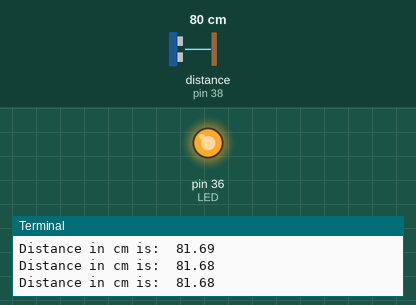
A program run on a simulated Raspberry Pi (header pin numbers). Parts: output pins drawn as LEDs (lit = HIGH), the last lines printed to the terminal. The test bench sets the inputs (shaded band); at power-on: distance to the obstacle (sensor on pin 38) 80 cm. The echo pulse lasts 58.3 µs per cm; the clock reads 2024-03-15 10:24:30 at power-on unless the program sets it; pins used as bus, display or sensor lines are not drawn.

Above: at 1.2 s.
1.3 s: distance to the obstacle (sensor on pin 38) set to 16 cm
2.8 s: distance to the obstacle (sensor on pin 38) set to 13 cm
At 3.5 s:
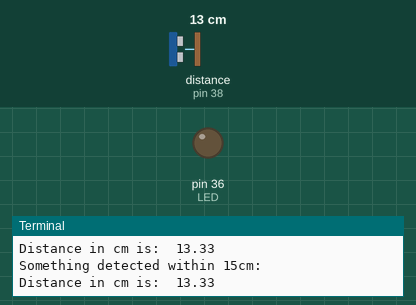
5.1 s: distance to the obstacle (sensor on pin 38) set to 18 cm
At 6.8 s:
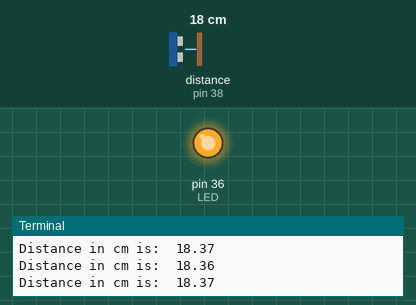
7.1 s: distance to the obstacle (sensor on pin 38) set to 2 cm
At 8.8 s:
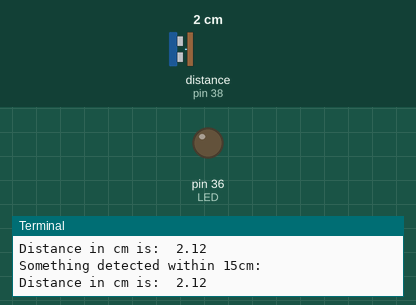
Timing chart, 0 to 10.1 s (numbered marks = the images above; inputs shaded):
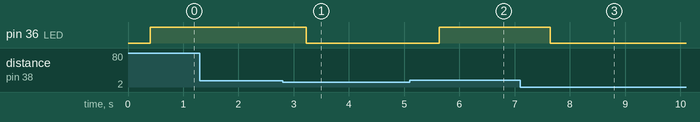

The program:

ultrasonic.py
```python
#Import nessesary files
import RPi.GPIO as GPIO
import time
GPIO.setwarnings(False)

#GPIO is set to board numbering mode
GPIO.setmode(GPIO.BOARD)

trigpin=40
echopin=38
LED=36

#Set the GPIO pins as input and/or output as per requirement
GPIO.setup(trigpin,GPIO.OUT)
GPIO.setup(echopin,GPIO.IN)
GPIO.setup(LED,GPIO.OUT)

try:
    while True:

        #Set the triggerpin for 10 microseconds
        GPIO.output(trigpin,0)
        time.sleep(0.2)
        GPIO.output(trigpin,1)
        time.sleep(10E-6)
        GPIO.output(trigpin,0)

        #Measure the travel_time from echopin
        while GPIO.input(echopin)==0:
            starttime=time.time()
            pass

        while GPIO.input(echopin)==1:
            endtime=time.time()
            pass

        t_time=endtime-starttime

        #Calculate the distance from the measured time.
        distance=t_time*17510
        distance=round(distance,2)
        print("Distance in cm is: ",distance)
        time.sleep(0.2)

        #Glow LED for any condition depending on the distance.
        if distance<15:
            GPIO.output(LED,0)
            print("Something detected within 15cm: ")
        else:
            GPIO.output(LED,1)


except KeyboardInterrupt:
    GPIO.cleanup()
    print('DONE')
```

Measured:
- the behaviour switches between 15 and 14 cm on distance to the obstacle (sensor on pin 38) (found by bisection; images 0 and 1)
- after the input at 2.8 s, pin 36 (LED): HIGH → LOW after 0.43 s
- after the input at 5.1 s, pin 36 (LED): LOW → HIGH after 0.54 s
- after the input at 7.1 s, pin 36 (LED): HIGH → LOW after 0.55 s
